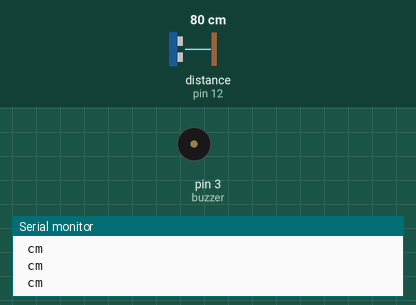
The sketch below on a simulated Arduino Uno, built with avr-gcc and run on an emulated ATmega328P. Parts: buzzer (waves = sounding), the last lines printed to the serial monitor. Wiring (inferred from the names in the program): ultrasonic range finder: trigger pin 13; echo pin 12. The inputs (shaded band) are chosen by the test bench; at power-on: distance to the obstacle (sensor on pin 12) 80 cm. The echo pulse lasts 58.3 µs per cm.

Above: at 1.2 s.
1.3 s: distance to the obstacle (sensor on pin 12) set to 2 cm
At 2.5 s:
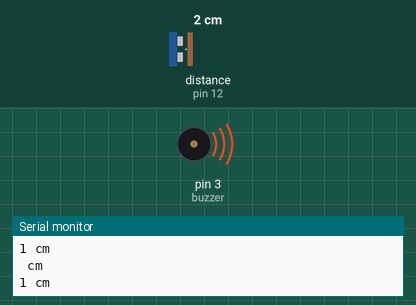
2.8 s: distance to the obstacle (sensor on pin 12) set to 23 cm
4.3 s: distance to the obstacle (sensor on pin 12) set to 28 cm
At 4.7 s:
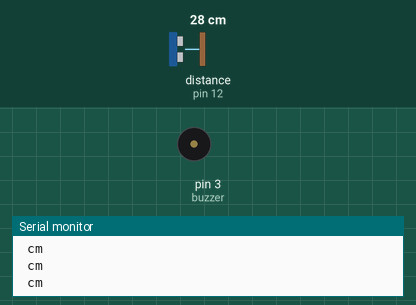
5.8 s: distance to the obstacle (sensor on pin 12) set to 250 cm
Timing chart, 0 to 8.8 s (numbered marks = the images above; inputs shaded):
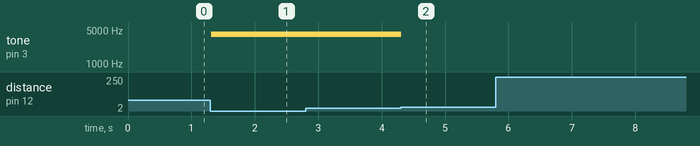

The sketch:

UltrasonicDistance.ino
```cpp
#define trigPin 13
#define echoPin 12
#define buzzer 3
int sound = 4000;
 int count = 0;
  int longDistance = 25;
  boolean carEntering = false;
  boolean showDisplay = false;
  int loopCount = 0;

void setup() {


 Serial.begin (9600);
  pinMode(trigPin, OUTPUT);
  pinMode(echoPin, INPUT);

}

void loop() {
  Serial.println(" cm");
   long duration, distance;
  digitalWrite(trigPin, LOW);  // Added this line
  delayMicroseconds(2); // Added this line
  digitalWrite(trigPin, HIGH);

  delayMicroseconds(10); // Added this line
  digitalWrite(trigPin, LOW);
  duration = pulseIn(echoPin, HIGH);
  distance = (duration/2) / 29.1;

   if (distance<5){
    tone(buzzer, sound+100);
     Serial.print(distance);
         Serial.println(" cm");
   }else if (distance<10){
    tone(buzzer, sound+200);
     Serial.print(distance);
         Serial.println(" cm");
   }else if (distance<15){
     Serial.print(distance);
         Serial.println(" cm");
    tone(buzzer, sound+300);
   } else if (distance<20){
     Serial.print(distance);
         Serial.println(" cm");
    tone(buzzer, sound+400);
   }


   if (distance<longDistance){

        if (!carEntering){
          count++;
          Serial.print(distance);
         Serial.println(" cm");
         Serial.println(count);
        }

      carEntering = true;
  }else{
     noTone(buzzer);
    carEntering = false;
   }


  delay(10);
}
```

Measured:
- the behaviour switches between 25 and 26 cm on distance to the obstacle (sensor on pin 12) (found by bisection; images 1 and 2)
- after the input at 1.3 s, tone on pin 3 (buzzer): silent → 4100 Hz at once
- after the input at 4.3 s, tone on pin 3 (buzzer): 4100 Hz → silent at once
